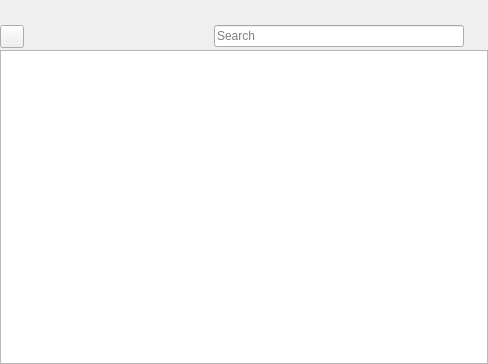
<?xml version="1.0" encoding="UTF-8"?>
<ui version="4.0">
 <author>
SPDX-FileCopyrightText: 2024 S. MANKOWSKI stephane@mankowski.fr
SPDX-FileCopyrightText: 2024 G. DE BURE support@mankowski.fr
SPDX-License-Identifier: GPL-3.0-or-later
 </author>      
 <class>skgfilteredtableview_base</class>
 <widget class="QWidget" name="skgfilteredtableview_base">
  <property name="geometry">
   <rect>
    <x>0</x>
    <y>0</y>
    <width>488</width>
    <height>364</height>
   </rect>
  </property>
  <layout class="QVBoxLayout" name="verticalLayout">
   <property name="spacing">
    <number>2</number>
   </property>
   <property name="leftMargin">
    <number>0</number>
   </property>
   <property name="topMargin">
    <number>0</number>
   </property>
   <property name="rightMargin">
    <number>0</number>
   </property>
   <property name="bottomMargin">
    <number>0</number>
   </property>
   <item>
    <layout class="QHBoxLayout" name="horizontalLayout_8">
     <property name="spacing">
      <number>2</number>
     </property>
     <item>
      <widget class="KTitleWidget" name="kTitle" native="true">
       <property name="maximumSize">
        <size>
         <width>16777215</width>
         <height>80</height>
        </size>
       </property>
      </widget>
     </item>
     <item>
      <widget class="QToolButton" name="kResetInternalFilter">
       <property name="sizePolicy">
        <sizepolicy hsizetype="Minimum" vsizetype="Preferred">
         <horstretch>0</horstretch>
         <verstretch>0</verstretch>
        </sizepolicy>
       </property>
       <property name="focusPolicy">
        <enum>Qt::NoFocus</enum>
       </property>
       <property name="toolTip">
        <string>Reset the internal filter</string>
       </property>
       <property name="statusTip">
        <string>Reset the internal filter</string>
       </property>
       <property name="checkable">
        <bool>false</bool>
       </property>
       <property name="checked">
        <bool>false</bool>
       </property>
       <property name="autoRaise">
        <bool>true</bool>
       </property>
      </widget>
     </item>
    </layout>
   </item>
   <item>
    <layout class="QHBoxLayout" name="horizontalLayout_7">
     <property name="spacing">
      <number>2</number>
     </property>
     <property name="topMargin">
      <number>0</number>
     </property>
     <item>
      <widget class="SKGShow" name="kShow"/>
     </item>
     <item>
      <spacer name="horizontalSpacer">
       <property name="orientation">
        <enum>Qt::Horizontal</enum>
       </property>
       <property name="sizeHint" stdset="0">
        <size>
         <width>40</width>
         <height>20</height>
        </size>
       </property>
      </spacer>
     </item>
     <item>
      <widget class="QLineEdit" name="kFilterEdit">
       <property name="minimumSize">
        <size>
         <width>250</width>
         <height>0</height>
        </size>
       </property>
       <property name="maximumSize">
        <size>
         <width>250</width>
         <height>16777215</height>
        </size>
       </property>
       <property name="placeholderText">
        <string>Search</string>
       </property>
       <property name="clearButtonEnabled">
        <bool>true</bool>
       </property>
      </widget>
     </item>
     <item>
      <widget class="QToolButton" name="kConfigure">
       <property name="maximumSize">
        <size>
         <width>22</width>
         <height>22</height>
        </size>
       </property>
       <property name="focusPolicy">
        <enum>Qt::ClickFocus</enum>
       </property>
       <property name="toolTip">
        <string>To configure the table</string>
       </property>
       <property name="statusTip">
        <string>To configure the table</string>
       </property>
       <property name="popupMode">
        <enum>QToolButton::InstantPopup</enum>
       </property>
       <property name="autoRaise">
        <bool>true</bool>
       </property>
      </widget>
     </item>
    </layout>
   </item>
   <item>
    <widget class="SKGTableView" name="kView">
     <property name="sizePolicy">
      <sizepolicy hsizetype="Expanding" vsizetype="Expanding">
       <horstretch>0</horstretch>
       <verstretch>0</verstretch>
      </sizepolicy>
     </property>
     <property name="acceptDrops">
      <bool>true</bool>
     </property>
     <property name="editTriggers">
      <set>QAbstractItemView::AnyKeyPressed|QAbstractItemView::EditKeyPressed</set>
     </property>
     <property name="dragEnabled">
      <bool>true</bool>
     </property>
     <property name="alternatingRowColors">
      <bool>true</bool>
     </property>
     <property name="selectionMode">
      <enum>QAbstractItemView::ExtendedSelection</enum>
     </property>
     <property name="sortingEnabled">
      <bool>true</bool>
     </property>
    </widget>
   </item>
  </layout>
 </widget>
 <customwidgets>
  <customwidget>
   <class>SKGShow</class>
   <extends>QToolButton</extends>
   <header>skgshow.h</header>
  </customwidget>
  <customwidget>
   <class>SKGTableView</class>
   <extends>SKGTreeView</extends>
   <header>skgtableview.h</header>
   <container>1</container>
  </customwidget>
  <customwidget>
   <class>SKGTreeView</class>
   <extends>QTreeView</extends>
   <header>skgtreeview.h</header>
   <container>1</container>
  </customwidget>
  <customwidget>
   <class>KTitleWidget</class>
   <extends>QWidget</extends>
   <header>ktitlewidget.h</header>
  </customwidget>
 </customwidgets>
 <tabstops>
  <tabstop>kResetInternalFilter</tabstop>
  <tabstop>kFilterEdit</tabstop>
  <tabstop>kConfigure</tabstop>
  <tabstop>kView</tabstop>
 </tabstops>
 <resources/>
 <connections/>
</ui>
